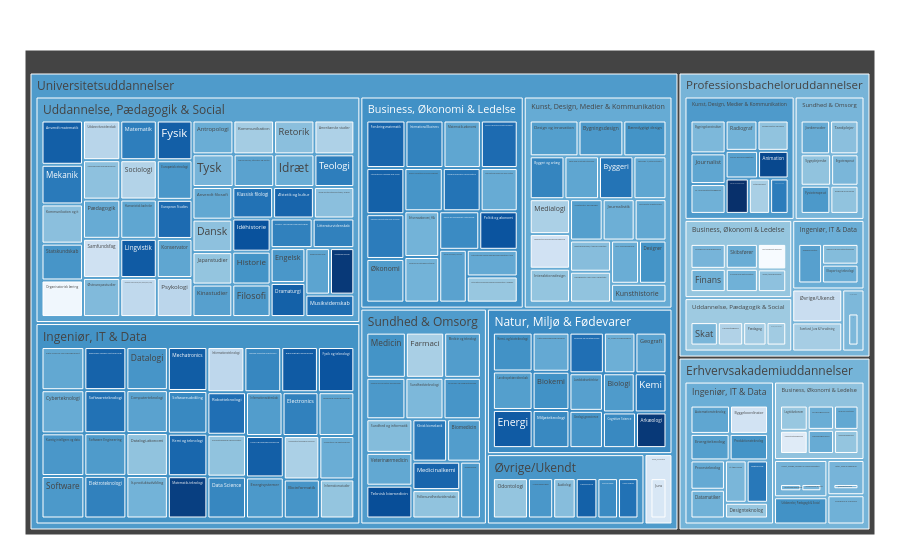

The notebook cell this image was saved under:
### Code cell
import pandas as pd
import plotly.express as px
import plotly.graph_objects as go
from dash import Dash, dcc, html, Input, Output
import numpy as np
import panel as pn

# ---------- Import data ----------
df_raw = pd.read_excel('../Data/DATA_UFM_combined_TEST_AREA_filled_V2.xlsx', header=0)

# ---------- Columns to keep ----------
cols = [
    'artikel_id','udbud_id','titel','educational_category','displaydocclass','hovedinsttx',
    'instregiontx','instkommunetx','optagne','kvote_1_kvotient','standby_8',
    'fagligmiljo_likert','arbmedstud_likert','medstuderende_likert','udbytte_undervisning_likert',
    'socialtmiljo_likert','ensom_likert','stress_daglig_likert','tilpas_likert',
    'undervisere_engagerede_likert','undervisere_feedback_likert','undervisere_hjaelp_likert',
    'undervisere_kontakt_likert','afbrud','tidsforbrug_p50','tidsforbrug_arbejde',
    'uddaktivitet_opgaver_pct','uddaktivitet_praktik_pct','uddaktivitet_udlandsophold_pct',
    'uddaktivitet_undervisning_pct',
    'undervisningsform_p1','undervisningsform_p2','undervisningsform_p3','undervisningsform_p4','undervisningsform_p5',
    'foerstejob1tx','foerstejob2tx','foerstejob3tx','foerstejob4tx',
    'jobskabende_p1','jobskabende_p2','jobskabende_p3','jobskabende_p4','jobskabende_p5',
    'kompetencerudd_p1','kompetencerudd_p2','kompetencerudd_p3','kompetencerudd_p4','kompetencerudd_p5',
    'ledighed_nyudd','maanedloen_nyudd','maanedloen_10aar',
    'hyppigsteid1','hyppigsteid2','hyppigsteid3','kandidat_titler','kandidat_refs','cluster_label',
    'inst_lat','inst_lon'
]


cols = [c for c in cols if c in df_raw.columns]
data = df_raw[cols].copy()

# ---------- Load cluster mapping ----------
mapping = pd.read_excel("../Data/education_cluster_mapping.xlsx")
mapping['titel'] = mapping['titel'].astype(str).str.strip()

# ---------- NATIONAL base (used by radar/bars/sankey) ----------
data_whole_edu = data[data['udbud_id'] == 999999].copy()
data_whole_edu['titel'] = data_whole_edu['titel'].astype(str).str.strip()
data_whole_edu = data_whole_edu.merge(mapping, on='titel', how='left').drop_duplicates(subset=['titel'])

df = data_whole_edu.copy()
df = df.dropna(subset=['titel'])
df['titel'] = df['titel'].astype(str).str.strip()

# ---------- PROVIDER-LEVEL base for CITY treemap ----------
def to_num(s: pd.Series) -> pd.Series:
    return pd.to_numeric(s.astype(str).str.replace(',', '.', regex=False), errors='coerce')

df_prov = data[data['udbud_id'] != 999999].copy()
df_prov['titel'] = df_prov['titel'].astype(str).str.strip()
df_prov = df_prov.merge(mapping, on='titel', how='left')

df_prov['optagne_num']        = to_num(df_prov.get('optagne'))
df_prov['maanedloen_nyudd_n'] = to_num(df_prov.get('maanedloen_nyudd'))
df_prov['ledighed_nyudd_n']   = to_num(df_prov.get('ledighed_nyudd'))

CITY_LIST    = sorted(df_prov['instkommunetx'].dropna().astype(str).unique())
CITY_OPTIONS = [{'label': 'Alle kommuner', 'value': '__ALL__'}] + \
               [{'label': c, 'value': c} for c in CITY_LIST]

SIZE_METRICS = {
    'optagne': ('optagne_num', 'sum', 'Optagne (sum)'),
    'maanedloen_nyudd': ('maanedloen_nyudd_n', 'mean', 'Løn (nyudd.) (gennemsnit)'),
    'ledighed_nyudd': ('ledighed_nyudd_n', 'mean', 'Ledighed (nyudd.) (gennemsnit)')
}
SIZE_OPTIONS = [{'label': v[2], 'value': k} for k, v in SIZE_METRICS.items()]



# ---------- kandidat_* backfill if missing ----------
def norm_udbud(x):
    try: return str(int(x))
    except Exception: return str(x)

def parse_ref(s):
    if pd.isna(s): return None
    s = str(s)
    if ':' in s:
        a,u = s.split(':',1)
        return (a.strip(), norm_udbud(u.strip()))
    return None

if 'kandidat_titler' not in df.columns or 'kandidat_refs' not in df.columns:
    ref_src = df_raw.copy()
    ref_src['artikel_id'] = ref_src['artikel_id'].astype(str)
    ref_src['udbud_id_str'] = ref_src['udbud_id'].apply(norm_udbud)
    ref_index = ref_src.set_index(['artikel_id','udbud_id_str'])
    kand_titles, kand_refs = [], []
    for _, row in df.iterrows():
        titles, keys = [], []
        for c in ['hyppigsteid1','hyppigsteid2','hyppigsteid3']:
            if c not in df.columns: continue
            t = parse_ref(row.get(c))
            if t and t in ref_index.index:
                target = ref_index.loc[t]
                if 'Kandidat' in str(target['displaydocclass']):
                    title = str(target['titel']).strip()
                    key = f"{t[0]}:{t[1]}"
                    if title and title not in titles: titles.append(title)
                    if key not in keys: keys.append(key)
        kand_titles.append(" | ".join(titles))
        kand_refs.append(" | ".join(keys))
    df['kandidat_titler'] = kand_titles
    df['kandidat_refs']   = kand_refs

# ---------- AVAILABLE TITLES for other selectors ----------
available_titles_all = df_prov.dropna(subset=['educational_category','cluster_label','titel'])['titel'] \
                           .dropna().astype(str).unique()
AVAILABLE_TITLES  = sorted(available_titles_all)
AVAILABLE_OPTIONS = [{"label": t, "value": t} for t in AVAILABLE_TITLES]
AVAILABLE_SET     = set(AVAILABLE_TITLES)

bachelor_titles_multi = sorted(
    set(df.loc[(df['displaydocclass']=='Bacheloruddannelse') & (df['udbud_id']==999999), 'titel']
        .dropna().astype(str).unique()) & AVAILABLE_SET
)

CUSTOM_BG = "#0f1115"
PLOT_BG   = "#0f1115"
FONT_COL  = "#ffffff"

# ---------- Treemap builder (CITY + METRIC)  [FIXED AGG] ----------
levels = ['titel', 'cluster_label', 'educational_category']#, 'educational_category']
def build_hierarchical_dataframe(df, levels, value_column, color_columns=None):
    """
    Build a hierarchy of levels for Sunburst or Treemap charts.

    Levels are given starting from the bottom to the top of the hierarchy,
    ie the last level corresponds to the root.
    """
    df_list = []
    for i, level in enumerate(levels):
        df_tree = pd.DataFrame(columns=['id', 'label', 'parent', 'value', 'color'])
        # dfg = df.groupby(levels[i:]).mean(numeric_only=True)
        dfg = df.groupby(levels[i:]).sum()
        dfg['tmp'] = df.groupby(levels[i:]).count()[color_columns]
        dfg = dfg.reset_index()
        df_tree['label'] = dfg[level].copy()
        df_tree['id'] = dfg[level].copy()
        for j in range(i+1, len(levels)):
            df_tree['id'] = dfg[levels[j]].copy() + "/" + df_tree['id']
        if i < len(levels) - 1:
            df_tree['parent'] = dfg[levels[i+1]].copy()
            j = i+1
            while j < len(levels) - 1:
                df_tree['parent'] = dfg[levels[j+1]].copy() + "/" + df_tree['parent']
                j += 1
        else:
            df_tree['parent'] = ''
        df_tree['value'] = dfg[value_column] 
        df_tree['color'] = dfg[color_columns] / dfg['tmp']
        df_list.append(df_tree)
    total = pd.Series(dict(label='total', parent='',
                              value=df[value_column].sum(),
                              color=df[color_columns].sum()), name=0)
    df_list.append(total)
    df_all_trees = pd.concat(df_list, ignore_index=True)
    return df_all_trees

df_tree = df[['titel', 'cluster_label', 'optagne', 'maanedloen_nyudd', 'fagligmiljo_likert', 'educational_category']]
df_tree = df_tree.dropna()
# display(df_tree)
df_new = build_hierarchical_dataframe(df_tree, levels, 'maanedloen_nyudd', 'fagligmiljo_likert')


# display(df_new)

fig = go.Figure(go.Treemap(
    ids=df_new['id'],
    labels=df_new['label'],
    parents=df_new['parent'],
    values=df_new['value'],
    branchvalues='total',
    marker=dict(
        colors=df_new['color'],
        colorscale='Blues',
        pattern=dict(
            fgcolor=["midnightblue", "crimson", "seagreen", "indigo"],
            bgcolor=["mintcream", "lavenderblush", "azure", "honeydew"],
            size=20,
            solidity=0.7
        )),
    hovertemplate='<b>%{label} </b> <br> Løn: %{value:,.0f} kr. <br> Faglig miljø: %{color:.2f}',
    name='',
    ))
fig.update_layout(margin = dict(t=50, l=25, r=25, b=25))
fig.show()

### Figure 1 — Plotly figure (JSON) as saved in the notebook; plotly's stock layout.template omitted (floating-point values rounded to 4 significant figures; data arrays with more than 128 entries replaced by an {"elided": "..."} marker saying what was removed)
{"data": [{"branchvalues": "total", "hovertemplate": "<b>%{label} </b> <br> Løn: %{value:,.0f} kr. <br> Faglig miljø: %{color:.2f}", "ids": {"elided": "229 str values"}, "labels": {"elided": "229 str values"}, "marker": {"colors": {"elided": "229 float values"}, "colorscale": [[0, "rgb(247,251,255)"], [0.125, "rgb(222,235,247)"], [0.25, "rgb(198,219,239)"], [0.375, "rgb(158,202,225)"], [0.5, "rgb(107,174,214)"], [0.625, "rgb(66,146,198)"], [0.75, "rgb(33,113,181)"], [0.875, "rgb(8,81,156)"], [1, "rgb(8,48,107)"]], "pattern": {"bgcolor": ["mintcream", "lavenderblush", "azure", "honeydew"], "fgcolor": ["midnightblue", "crimson", "seagreen", "indigo"], "size": 20, "solidity": 0.7}}, "name": "", "parents": {"elided": "229 str values"}, "type": "treemap", "values": {"elided": "229 float values"}}], "layout": {"margin": {"b": 25, "l": 25, "r": 25, "t": 50}}}
